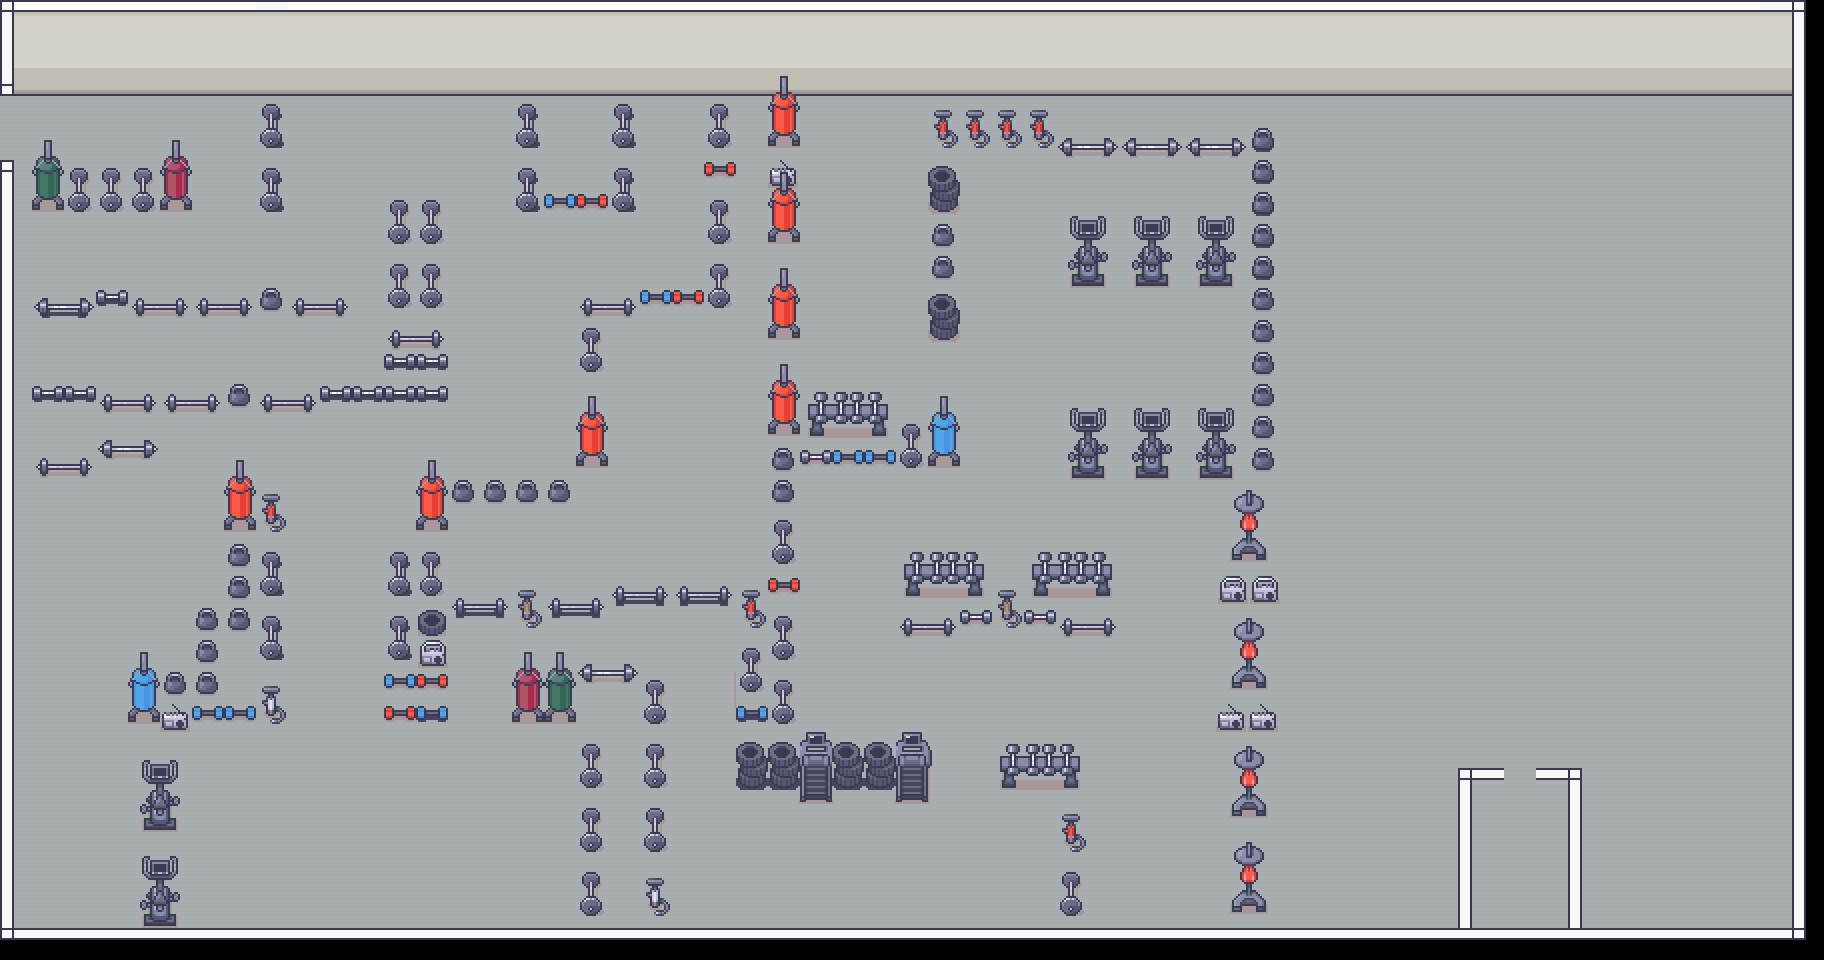

A level layout from a 2D game, rendered from its tile map. Below: a short description, then the map file with tile-grid data replaced by summaries:
An orthogonal 57x30 tile map with 32x32 px tiles, 5 tile layers (floor, Walls0, Walls1, asd, ...), 1 hidden layer not drawn, 6 tilesets.

<map version="1.5" tiledversion="1.6.0" orientation="orthogonal" renderorder="right-down" width="57" height="30" tilewidth="32" tileheight="32" infinite="0" nextlayerid="7" nextobjectid="1">
 <tileset firstgid="1" name="collisions" tilewidth="32" tileheight="32" tilecount="8" columns="8">
  <image source="collisions.png" width="256" height="32" />
 </tileset>
 <tileset firstgid="9" name="8_Gym_32x32" tilewidth="32" tileheight="32" tilecount="304" columns="16">
  <image source="8_Gym_32x32.png" width="512" height="608" />
 </tileset>
 <tileset firstgid="313" name="Room_Builder_borders_32x32" tilewidth="32" tileheight="32" tilecount="210" columns="42">
  <image source="Room_Builder_borders_32x32.png" width="1344" height="160" />
 </tileset>
 <tileset firstgid="523" name="Room_Builder_Floors_32x32" tilewidth="32" tileheight="32" tilecount="600" columns="15">
  <image source="Room_Builder_Floors_32x32.png" width="480" height="1280" />
 </tileset>
 <tileset firstgid="1123" name="Room_Builder_Walls_32x32" tilewidth="32" tileheight="32" tilecount="1280" columns="32">
  <image source="Room_Builder_Walls_32x32.png" width="1024" height="1280" />
 </tileset>
 <tileset firstgid="2403" name="18_Jail_32x32" tilewidth="32" tileheight="32" tilecount="720" columns="16">
  <image source="18_Jail_32x32.png" width="512" height="1440" />
 </tileset>
 <layer id="3" name="floor" width="57" height="30">
  <properties>
   <property name="drawable" type="int" value="1" />
   <property name="Collisions" type="int" value="0" />
  </properties>
  <data>[1710 cells, 1624 non-empty, 7 distinct tile ids]</data>
 </layer>
 <layer id="2" name="Walls0" width="57" height="30">
  <properties>
   <property name="drawable" type="int" value="1" />
   <property name="Collisions" type="int" value="0" />
  </properties>
  <data>[1710 cells, 168 non-empty, 5 distinct tile ids]</data>
 </layer>
 <layer id="1" name="Walls1" width="57" height="30">
  <properties>
   <property name="drawable" type="int" value="1" />
   <property name="Collisions" type="int" value="0" />
  </properties>
  <data>[1710 cells, 126 non-empty, 8 distinct tile ids]</data>
 </layer>
 <layer id="6" name="asd" width="57" height="30">
  <properties>
   <property name="drawable" type="int" value="1" />
   <property name="Collisions" type="int" value="0" />
  </properties>
  <data>[1710 cells, 114 non-empty, 35 distinct tile ids]</data>
 </layer>
 <layer id="5" name="GymObstacles" width="57" height="30">
  <properties>
   <property name="drawable" type="int" value="1" />
   <property name="Collisions" type="int" value="0" />
  </properties>
  <data>[1710 cells, 256 non-empty, 70 distinct tile ids]</data>
 </layer>
 <layer id="4" name="collisions" width="57" height="30" visible="0">
  <properties>
   <property name="Collisions" type="int" value="1" />
   <property name="drawable" type="int" value="0" />
  </properties>
  <data>[1710 cells, 489 non-empty, 1 distinct tile ids]</data>
 </layer>
</map>
